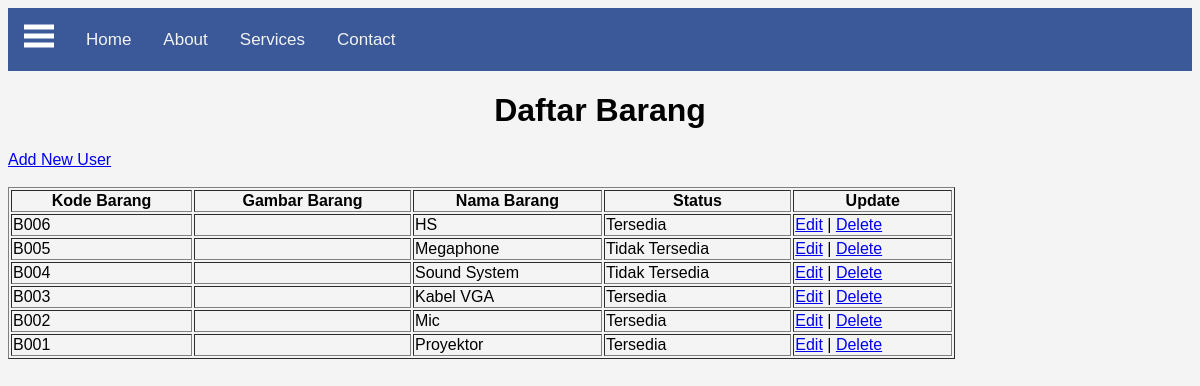
Page /table.php on the committed database.
### tables this page shows
CREATE TABLE `tb_barang` (
  `kode_barang` varchar(10) NOT NULL,
  `gambar_barang` varchar(1) NOT NULL,
  `nama_barang` varchar(30) NOT NULL,
  `status` varchar(15) NOT NULL
);

### table.php (the view, shortened to what this page needs)
<!DOCTYPE html>
<html lang="en">
<head>
  <link rel="stylesheet" href="style.css">
</head>
<body>
  <nav class="navbar">
    <span class="open-slide">
      <a href="#" onclick="openSlideMenu()">
        <svg width="30" height="30">
            <path d="M0,5 30,5" stroke="#fff" stroke-width="5"/>
            <path d="M0,14 30,14" stroke="#fff" stroke-width="5"/>
            <path d="M0,23 30,23" stroke="#fff" stroke-width="5"/>
        </svg>
      </a>
    </span>
    <ul class="navbar-nav">
      <li><a href="index.php">Home</a></li>
      <li><a href="#">About</a></li>
      <li><a href="#">Services</a></li>
      <li><a href="#">Contact</a></li>
    </ul>
  </nav>
  <legend align="center"><h1>Daftar Barang</h1></legend>
</body>
</html>
<?php
$result = mysqli_query($mysqli, "SELECT * FROM tb_barang ORDER BY kode_barang DESC");
?>
<html>
<head>
</head>
<body>
<a href="add.php">Add New User</a><br/><br/>
    <table width='80%' border=1>
    <tr>
         <th>Kode Barang</th> <th>Gambar Barang</th> <th>Nama Barang</th> <th>Status</th> <th>Update</th>
    </tr>
    <?php
    while($user_data = mysqli_fetch_array($result)) {
        echo "<td>".$user_data['kode_barang']."</td>";
        echo "<td>".$user_data['gambar_barang']."</td>";
        echo "<td>".$user_data['nama_barang']."</td>";
        echo "<td>".$user_data['status']."</td>";
        echo "<td><a href='edit.php?id=$user_data[kode_barang]'>Edit</a> | <a href='delete.php?id=$user_data[kode_barang]'>Delete</a></td></tr>";
    }
    ?>
    </table>
</body>
</html>

### style.css (style rules this page uses)
body { font-family:"Arial", Serif; background-color:#f4f4f4; }
.navbar { background-color:#3b5998; overflow:hidden; height:63px; }
.navbar a { float:left; display:block; color:#f2f2f2; text-align:center; padding:14px 16px; text-decoration:none; font-size:17px; }
.navbar ul { margin:8px 0 0 0; list-style:none; }

### rows in the picture
tb_barang: kode_barang "B006", nama_barang "HS", status "Tersedia"
tb_barang: kode_barang "B005", nama_barang "Megaphone", status "Tidak Tersedia"
tb_barang: kode_barang "B004", nama_barang "Sound System", status "Tidak Tersedia"
tb_barang: kode_barang "B003", nama_barang "Kabel VGA", status "Tersedia"
tb_barang: kode_barang "B002", nama_barang "Mic", status "Tersedia"
tb_barang: kode_barang "B001", nama_barang "Proyektor", status "Tersedia"
